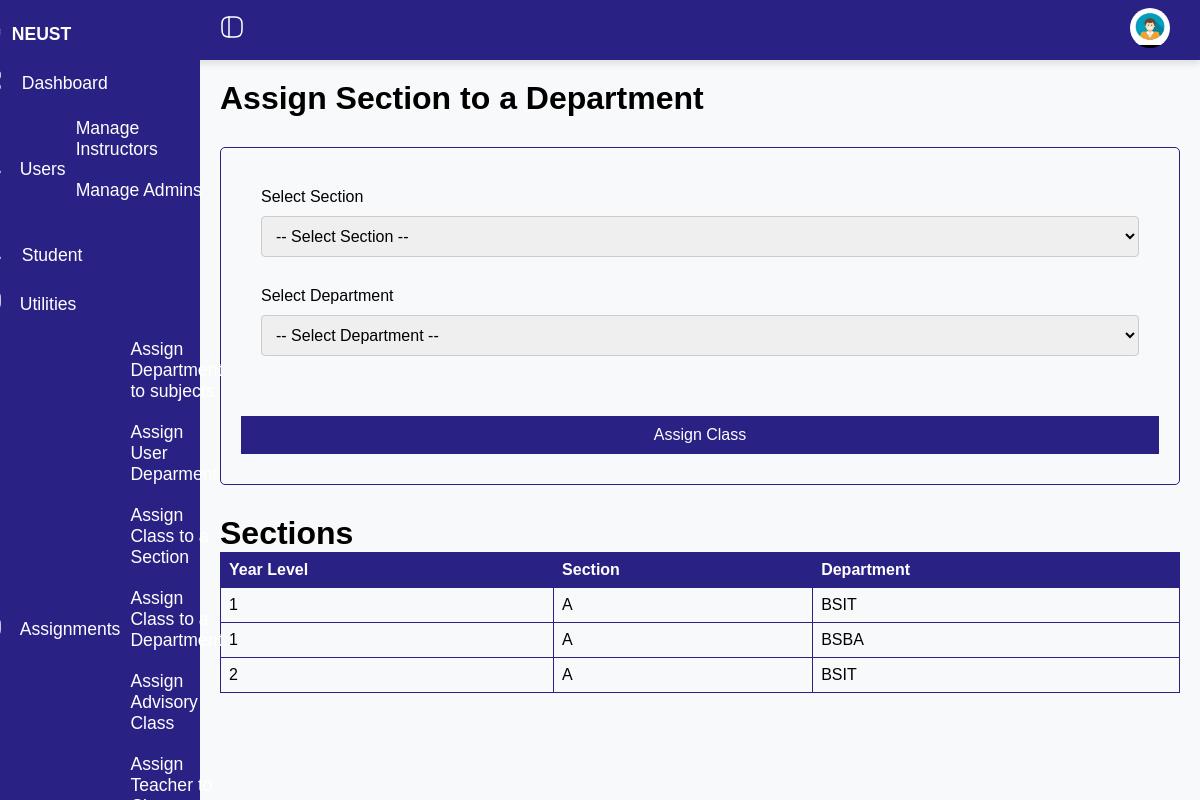
The page /assigning/class_department.php (signed in) on the database its author committed.
### tables this page shows
CREATE TABLE `section` (
  `section_id` int(11) NOT NULL,
  `sections` varchar(11) NOT NULL,
  `status` enum('Active','Archived') DEFAULT 'Active'
);

CREATE TABLE `class` (
  `class_id` int(11) NOT NULL,
  `year_level` int(11) DEFAULT NULL,
  `section_id` int(10) NOT NULL
);

CREATE TABLE `department` (
  `dep_id` int(11) NOT NULL,
  `department` varchar(50) NOT NULL,
  `description` text DEFAULT NULL,
  `status` enum('active','archived') DEFAULT 'active'
);

### assigning/class_department.php (the view, shortened to what this page needs)
<?php
$host = 'localhost';
$dbname = 'cap';
$username = 'root';
$password = '';
try {
    $conn = new PDO("mysql:host=$host;dbname=$dbname", $username, $password);
    $conn->setAttribute(PDO::ATTR_ERRMODE, PDO::ERRMODE_EXCEPTION);
} catch (PDOException $e) {
    die("Connection failed: " . $e->getMessage());
}
?>
<!DOCTYPE html>
<html lang="en">
<head>
    <link rel="stylesheet" href="../sidebar.css">
</head>
<body>
    <nav class="topbar">
        <div class="toggle" onclick="toggleSidebar()">
        </div>
        <div class="user">
            <div class="dropdown">
                <button class="dropdown-btn " onclick="toggleUser()">
                    <img src="/img/admin.jpg" alt="User Profile" class="profile-img">
                </button>
            </div>
        </div>
    </nav>
    <div class="container">
        <?php include '../components/sidebar.php'; ?>
        <div class="main">
            <h1>Assign Section to a Department </h1>
            <div class="form-container">
                <form method="POST" action="assign_class_dep.php">
                    <div class="form1">
                        <div>
                            <label for="section_id">Select Section</label>
                            <select name="section" id="section_id" required>
                                <option value="">-- Select Section --</option>
                            </select>
                        </div>
                        <div>
                            <label for="dep_id">Select Department</label>
                            <select name="department" id="dep_id" required>
                                <option value="">-- Select Department --</option>
                            </select>
                        </div>
                    </div>
                    <div class="form1-btn">
                        <button type="submit" name="submit">Assign Class</button>
                    </div>
                </form>
            </div>
            <?php
            $query = "
    SELECT
        class.year_level,
        section.sections AS section_name,
        department.department
    FROM class_dep
    INNER JOIN class ON class_dep.class_id = class.class_id
    INNER JOIN section ON class.section_id = section.section_id
    INNER JOIN department ON class_dep.dep_id = department.dep_id";
            $stmt = $conn->prepare($query);
            $stmt->execute();
            $sections_departments = $stmt->fetchAll(PDO::FETCH_ASSOC);
            ?>
            <div>
                <h1>Sections</h1>
                <table style="width: 100%; border-collapse: collapse; border: 1px solid #2A2185;">
                    <thead style="background-color: #2A2185; color: white;">
                        <tr>
                            <th style="padding: 8px; text-align: left; border: 1px solid #2A2185;">Year Level</th>
                            <th style="padding: 8px; text-align: left; border: 1px solid #2A2185;">Section</th>
                            <th style="padding: 8px; text-align: left; border: 1px solid #2A2185;">Department</th>
                        </tr>
                    </thead>
                    <tbody>
                        <?php foreach ($sections_departments as $row): ?>
                            <tr>
                                <td style="padding: 8px; border: 1px solid #2A2185;">
                                    <?= htmlspecialchars($row['year_level']) ?>
                                </td>
                                <td style="padding: 8px; border: 1px solid #2A2185;">
                                    <?= htmlspecialchars($row['section_name']) ?>
                                </td>
                                <td style="padding: 8px; border: 1px solid #2A2185;">
                                    <?= htmlspecialchars($row['department']) ?>
                                </td>
                            </tr>
                        <?php endforeach; ?>
                    </tbody>
                </table>
            </div>
        </div>
    </div>
</body>
</html>

### sidebar.css (style rules this page uses)
* { font-family: "Ubuntu", sans-serif; margin: 0; padding: 0; box-sizing: border-box; }
body { background-color: #f8f9fa; }
nav.topbar { background-color: #2a2185; color: white; display: flex; justify-content: space-between; align-items: center; padding: 0 20px; height: 60px; width: 100%; box-shadow: 0 4px 6px rgba(0, 0, 0, 0.1); position: relative; }
.toggle { margin-left: 200px; font-size: 1.5rem; cursor: pointer; }
.main { padding: 20px; margin-left: 200px; transition: margin-left 0.3s; }
.container { width: 100%; }
.user { display: flex; align-items: center; gap: 10px; }
.dropdown-btn { background-color: transparent; border: none; cursor: pointer; }
.dropdown-btn img { width: 40px; height: 40px; border-radius: 50%; }
input[type="text"], input[type="email"], input[type="date"], input[type="number"], select { width: 100%; padding: 10px; margin-top: 5px; border: 1px solid #ccc; border-radius: 4px; box-sizing: border-box; font-size: 14px; }

### assigning/class_department.php (style rules this page uses)
.main { padding: 20px; display: flex; flex-direction: column; gap: 30px; }
.form-container { display: flex; justify-content: space-between; flex-direction: column; gap: 20px; }
form { width: 100%; margin: auto; border: 1px solid #2A2185; padding: 20px; border-radius: 5px; display: flex; flex-direction: column; gap: 20px; }
.form1 { width: 100%; margin: auto; padding: 20px; border-radius: 5px; display: grid; grid-template-columns: repeat(1, 1fr); grid-template-rows: repeat(1, 1fr); grid-column-gap: 0px; grid-row-gap: 0px; gap: 20px; }
.form1-btn { width: 100%; margin: auto; display: flex; justify-content: flex-end; align-items: end; }
select, button { display: block; width: 100%; padding: 10px; margin: 10px 0; font-size: 16px; }
button { background-color: #2A2185; color: white; border: none; cursor: pointer; }

### rows shown on the page
section: class.year_level "1", sections "A", department.department "BSIT", department.department "BSBA", class.year_level "2"
